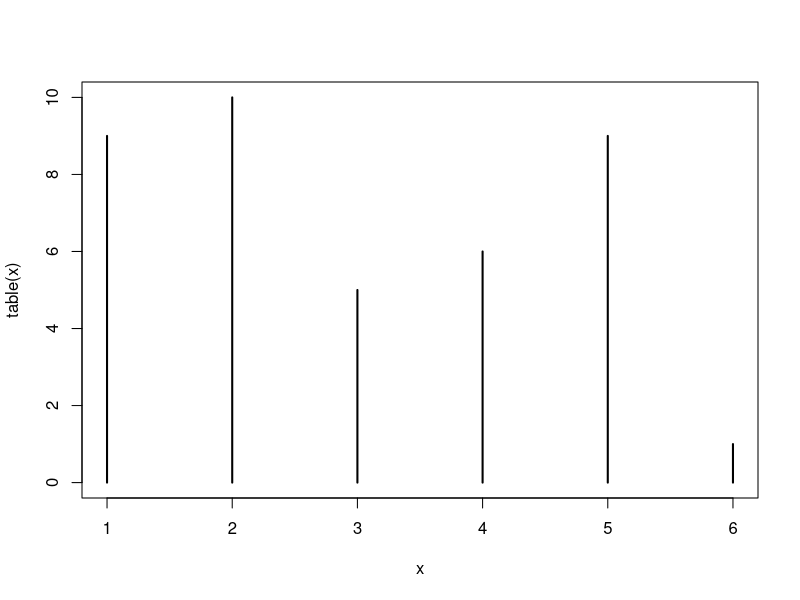
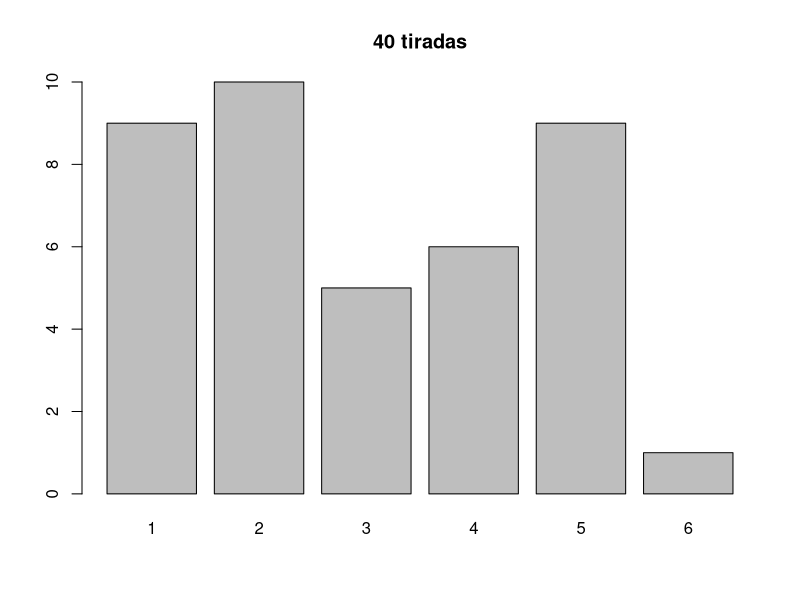
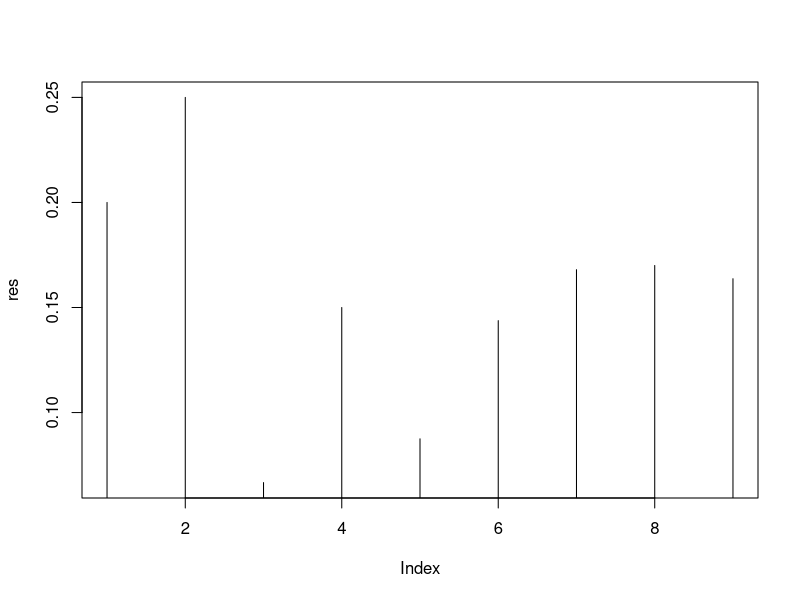
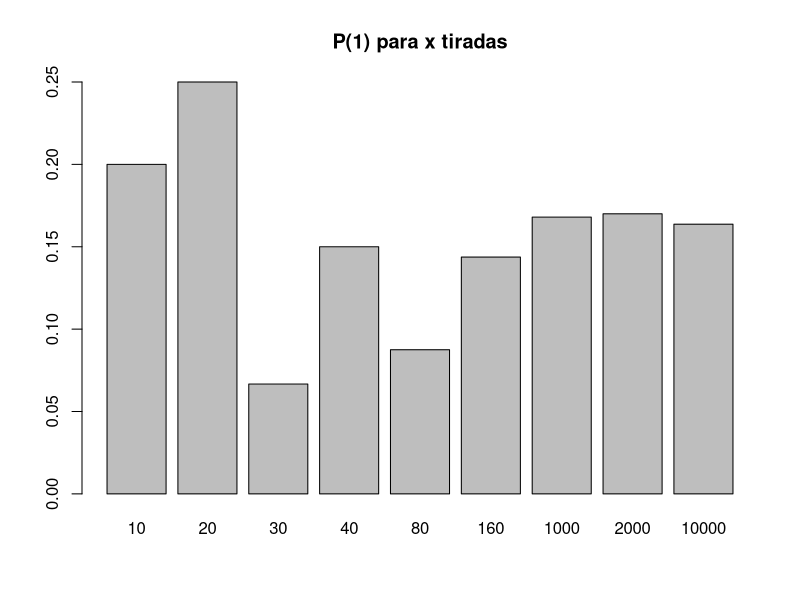
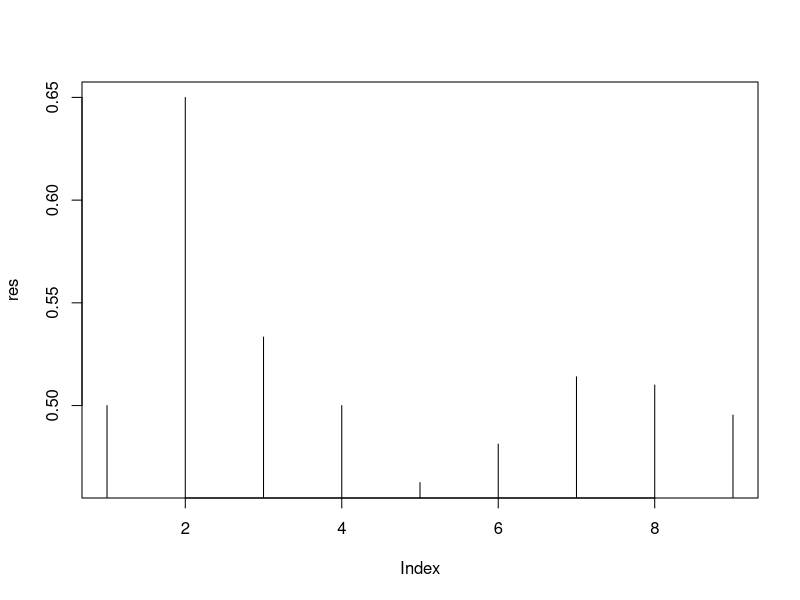
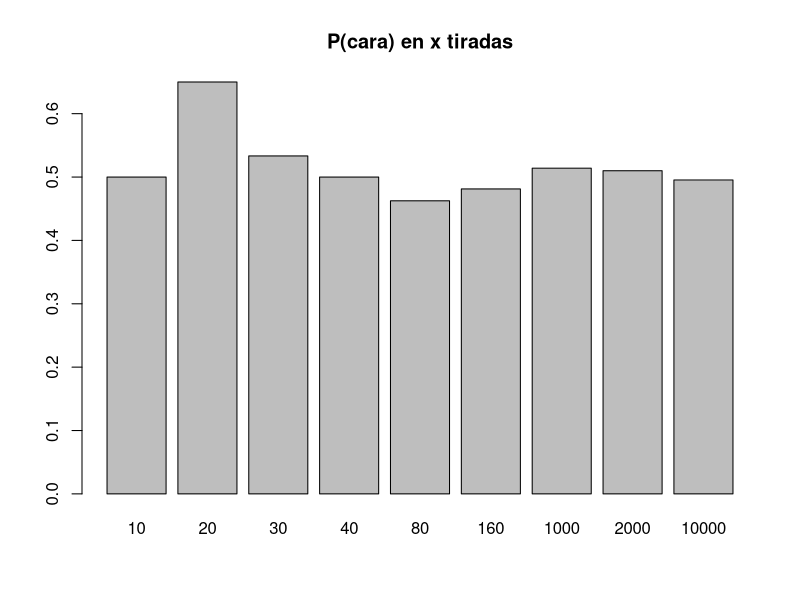
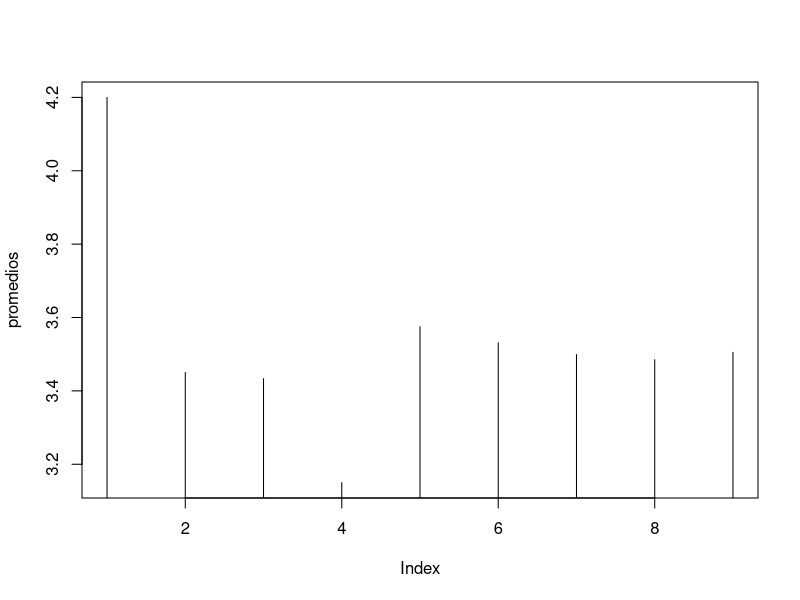
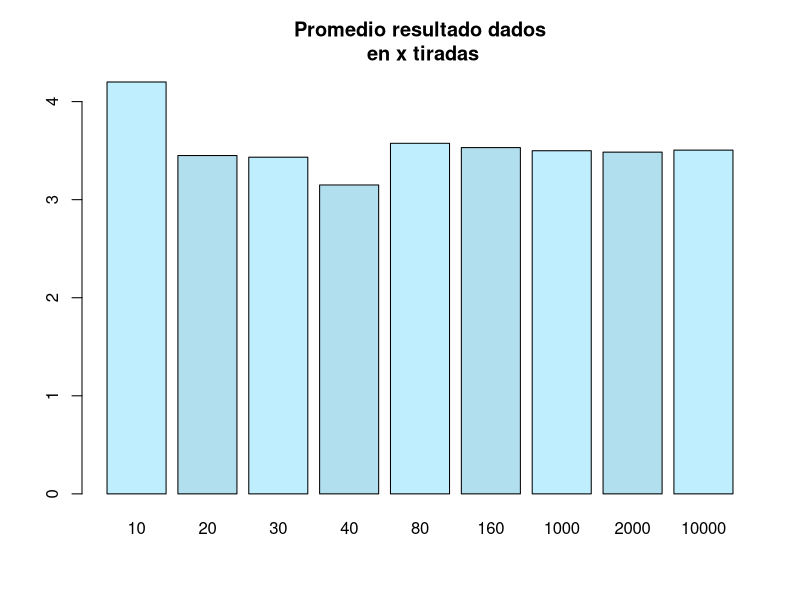

The R script that drew these images, in order:
## Test Basico

# Ejercicio 1.2.1

?sample
sample(1:6,20,replace=TRUE,prob=c(1/6,1/6,1/6,1/6,1/6,1/6))

x <- sample(1:6,40,replace=TRUE,prob=c(1/6,1/6,1/6,1/6,1/6,1/6))
x
tx <- table(x)
tx
plot(table(x),type="h")
barplot(tx, main="40 tiradas")

p <- function(x){x/tx[x]}
p(5)

# P(1) en k tiradas
p1 <- function(k){
  x <- sample(1:6,k,replace=TRUE,prob=c(1/6,1/6,1/6,1/6,1/6,1/6))
  tx <- table(x)
  tx[1]/k
}

?vapply
p1(30)
res <- vapply(list(10,20,30,40,80,160,1000,2000,10000),p1,c(1))
names(res) <- c(10,20,30,40,80,160,1000,2000,10000)
plot(res,type="h")
barplot(res, main="P(1) para x tiradas")  

# Ejercicio 1.2.2

sample(c(0,1),20,replace=TRUE,prob=c(0.5,0.5))
k <- 100
moneda_p1 <- function(k){
  x <- sample(c(0,1),k,replace=TRUE,prob=c(0.5,0.5))
  tx <- table(x)
  tx[1]/k
}

moneda_p1(30)
res <- vapply(list(10,20,30,40,80,160,1000,2000,10000),moneda_p1,c(1))
names(res) <- c(10,20,30,40,80,160,1000,2000,10000)
plot(res,type="h")
barplot(res, main="P(cara) en x tiradas")

## Promedio

# Ejercicio 1.2.3
k <- 100
x <- sample(1:6,k,replace=TRUE,prob=c(1/6,1/6,1/6,1/6,1/6,1/6))
x
sum(x)
length(x)
mean(x)

# promedio de los resultados al tirar k veces el dado
promedio <- function(k){
  x <- sample(1:6,k,replace=TRUE,prob=c(1/6,1/6,1/6,1/6,1/6,1/6))
  mean(x)
}

promedio (10)
promedios <- vapply(list(10,20,30,40,80,160,1000,2000,10000),promedio,c(1))
names(promedios) <- c(10,20,30,40,80,160,1000,2000,10000)
promedios

plot(promedios, type="h")
barplot(promedios, col=c("lightblue1","lightblue2"), main="Promedio resultado dados\n en x tiradas")

# Ejercicio 1.2.6

?sd
k <- 100
x <- sample(1:6,k,replace=TRUE,prob=c(1/6,1/6,1/6,1/6,1/6,1/6))
x
sum(x)
length(x)
mean(x)
sd(x)

desviostd <- function(k){
  x <- sample(1:6,k,replace=TRUE,prob=c(1/6,1/6,1/6,1/6,1/6,1/6))
  sd(x)
}

desvios <- vapply(list(10,20,30,40,80,160,1000,2000,10000),desviostd,c(1))
names(desvios) <- c(10,20,30,40,80,160,1000,2000,10000)
desvios

barplot(desvios, ylim=c(0,2), main="desvio estandar\n para x tiradas")

## Distribuciones

# Ejercicio 1.2.7

k <- 10
x <- sample(1:6,k,replace=TRUE,prob=c(1/6,1/6,1/6,1/6,1/6,1/6))
tx <- table(x)

barplot(tx)

enetiradas <- function(n){
  x <- sample(1:6,n,replace=TRUE,prob=c(1/6,1/6,1/6,1/6,1/6,1/6))
  table(x)
}

par(mfrow=c(2,3))
barplot(enetiradas(10), main="10")
barplot(enetiradas(20), main="20")
barplot(enetiradas(40), main="40")
barplot(enetiradas(80), main="80")
barplot(enetiradas(2000), main="2000")
barplot(enetiradas(10000), main="10000")
par(mfrow=c(1,1))

library(datasets)
data(iris)
length(iris$Petal.Length)
barplot(iris$Petal.Length)
par(mfrow=c(3,1))
barplot(iris$Petal.Length[1:50])
barplot(iris$Petal.Length[51:100])
barplot(iris$Petal.Length[101:150])
par(mfrow=c(1,1))

hist(iris$Petal.Length)
hist(iris[iris$Species=="setosa",]$Petal.Length,breaks=seq(0,3,0.05))
hist(iris$Petal.Length,breaks=seq(0,8,0.7))
hist(iris$Petal.Length,breaks=seq(0,8,0.1))

# ajusto Petal.Length para la Specie Setosa con dnorm
# le paso a dnorm los parametros mean y sd de los datos
mean(iris[iris$Species=="setosa","Petal.Length"])
sd(iris[iris$Species=="setosa","Petal.Length"])
# dnorm(x, mean=1.462, sd=0.173664)
par(mfrow=c(2,1))
hist(iris[iris$Species=="setosa",]$Petal.Length,breaks=seq(0.5,2.5,0.05), main="setosa Petal.Length\n mean=1.462 sd=0.173664")
plot(function(x) dnorm(x, mean=1.462, sd=0.173664), 0.5, 2.5, main = "dnorm(x, mean=1.462, sd=0.173664)",ylab="")
par(mfrow=c(1,1))

## Inferencia estadistica

sample(c(0,1),10,replace=TRUE,prob=c(0.75,0.25))
# [1] 1 1 0 1 1 1 1 0 0 0
# que probabilidad hay de este resultado si la moneda esta equilibrada
dbinom(6,10,0.5)
dbinom(4,10,0.5)

#  [1] 1 0 1 1 0 0 0 0 0 0
dbinom(3,10,0.5)

# [1] 0 0 0 0 0 0 0 0 1 0
dbinom(1,10,0.5)

x <- sample(c(0,1),20,replace=TRUE,prob=c(0.75,0.25))
tx <- table(x)
dbinom(tx[1],20,0.5)

x <- sample(c(0,1),100,replace=TRUE,prob=c(0.75,0.25))
tx <- table(x)
dbinom(tx[1],100,0.5)

# probabilidad de x si H0 en n tiradas
moneda <- function(n){
  x <- sample(c(0,1),n,replace=TRUE,prob=c(0.75,0.25))
  tx <- table(x)
  dbinom(tx[1],n,0.5) * 100
}

# veces que acepto H0 (sindo H1 por def de la funcion) con 95% de nivel de confianza
# en 20 rondas de 10 tiradas
res <- vapply(rep(10,20),moneda,c(1))
length(res[which(res > 5)])
# en 20 rondas de 20 tiradas
res <- vapply(rep(20,20),moneda,c(1))
length(res[which(res > 5)])
# en 20 rondas de 100 tiradas
res <- vapply(rep(100,20),moneda,c(1))
length(res[which(res > 5)])

dbinom(1,1,0.5)
dbinom(2,2,0.5)
dbinom(3,3,0.5)
dbinom(2,3,0.5)
dbinom(1,3,0.5)

# Nos dicen que el 15% de la poblacion mundial tiene sobrepeso.
# queremos saber si en Bs. As es la misma tasa
# Tomamos una muestra aleatoria de 5 habitantes y encontramos 2 con sobrepeso.

# H0 : Bs As tiene la misma tasa mundial, 15%

# probabilidad de q ninguno tenga sobrepeso, siendo H0
dbinom(0,1,0.15)
dbinom(0,2,0.15)
dbinom(0,3,0.15)
dbinom(0,4,0.15)
dbinom(0,5,0.15)
dbinom(0,1,0.15) ^ 5

# P(2 con sobrepeos y 3 sin)
dbinom(2,5,.15)
# P(3 con sobrepeos y 2 sin)
dbinom(3,5,.15)
# P(4 con sobrepeos y 1 sin)
dbinom(4,5,.15)
# P(5 con sobrepeos y 0 sin)
dbinom(5,5,.15)

# Si Bs As tuviera la misma tasa q la mundial, la prob de encontrar 2 con sobre peso en 5 es
# P(2 con sobrepeos y 3 sin)
dbinom(2,5,.15)
# no esta entre 5% sup ni el 5% if, ie. no hay motivo para rechazar H0

#En el siguiente código se grafica el seno y el coseno en el intervalo [-2\pi , 2\pi] 
plot(sin,-2*pi, 2*pi, col="red" , xlab="", ylab="")
par(new=TRUE)
plot(cos, -2*pi, 2*pi, col="blue" , xlab="", ylab="",  axes=FALSE) 
title(main="Gráficas del seno y coseno")
abline(a=0, b=0)

plot(function(x) dbinom(x,100, 0.15),0,100, col="blue",yaxt="n",ylim = c(0, 0.12),ylab="")
axis(4)
text(80,0.02,labels="dbinom",col="blue")
par(new=TRUE)
plot(function(x) pbinom(x,100, 0.15),0,100, col="red",yaxt="n",ylim = c(0, 1.2),ylab="")
axis(2)
text(40,1.1,labels="pbinom",col="red")

# Ejercicio 1.2.8

x <- sample(1:6,1000,replace=TRUE,prob=c(1/6,1/6,1/6,1/6,1/6,1/6))
table(x)
sum(table(x))

# serie que se nos entrega
serie <- c(rep(1,170),rep(2,235), rep(3,163),rep(4,105),rep(5,168),rep(6,159))
tserie <- table(serie)
tserie
sum(table(serie))
pserie <- tserie / 1000
pserie
1000/6
166/1000

serie_teorica <- c(rep(1,167),rep(2,167),rep(3,167),rep(4,167),rep(5,166),rep(6,166))
tserie_teorica <- table(serie_teorica)
pserie_teorica <- tserie_teorica / 1000
pserie_teorica
abs(pserie - pserie_teorica)

# en el ejercico 1.2.1 vimos que P(n) se acercaba a un poco mas de 1.6 al aumentar las tiradas
# calculo una serie suponiendo P(n) = 1/6 para todas las caras del dado
serie_aleatoria <- sample(1:6,1000,replace=TRUE,prob=c(1/6,1/6,1/6,1/6,1/6,1/6))
tserie_aleatoria <- table(serie_aleatoria)
tserie_aleatoria
pserie_aleatoria <- tserie_aleatoria / 1000
pserie_aleatoria
abs(pserie - pserie_aleatoria)

# --------------------------------------------------------------------
sample(1:6,1,replace=TRUE,prob=c(1/6,1/6,1/6,1/6,1/6,1/6))
sample(1:6,2,replace=TRUE,prob=c(1/6,1/6,1/6,1/6,1/6,1/6))
sample(1:6,3,replace=TRUE,prob=c(1/6,1/6,1/6,1/6,1/6,1/6))


# p(1) = 1/6
# p(no 1) = 1 - 1/6

# un solo 1 en dos tiradas
(1/6) * (5/6)
com <- expand.grid(c(1:6),c(1:6))
length(com$Var1)
solo1 <- com[com$Var1==1 & com$Var2!=1,]
length(solo1$Var1)
5/36

# al menos un 1 en dos tiradas
(1/6) * (5/6) + (5/6) * (1/6) + (1/6) * (1/6)
com <- expand.grid(c(1:6),c(1:6))
length(com$Var1)
solo1 <- com[com$Var1==1 | com$Var2==1,]
length(solo1$Var1)
11/36

# probabilidad de obtener 3 veces AS al arrojar 4 veces un dado equilibrado
c_4_3 <- factorial(4) / factorial(3) * factorial(1)
c_4_3 * ((1/6) ^ 3) * (5/6)
5/324
